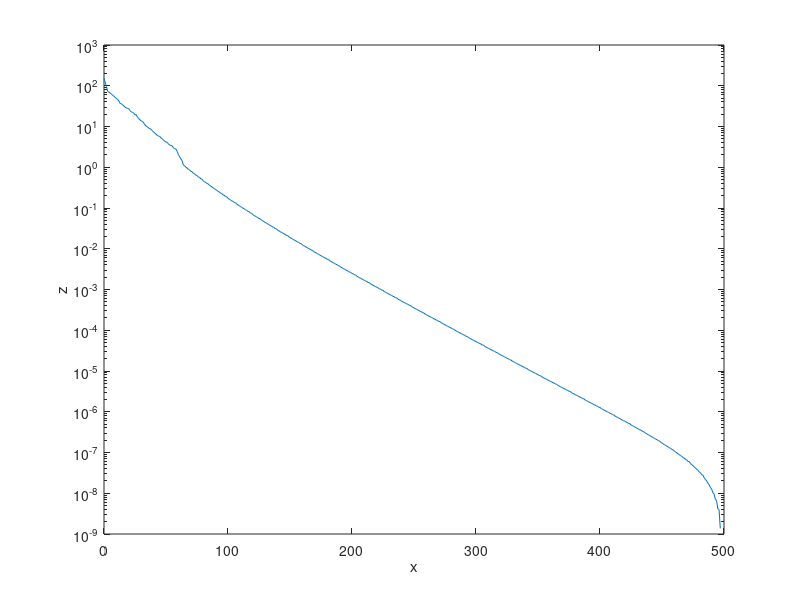
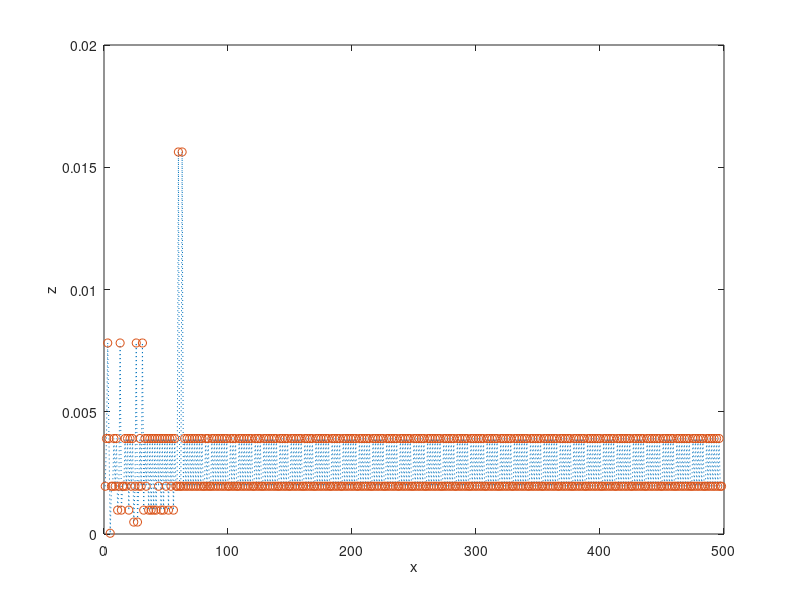
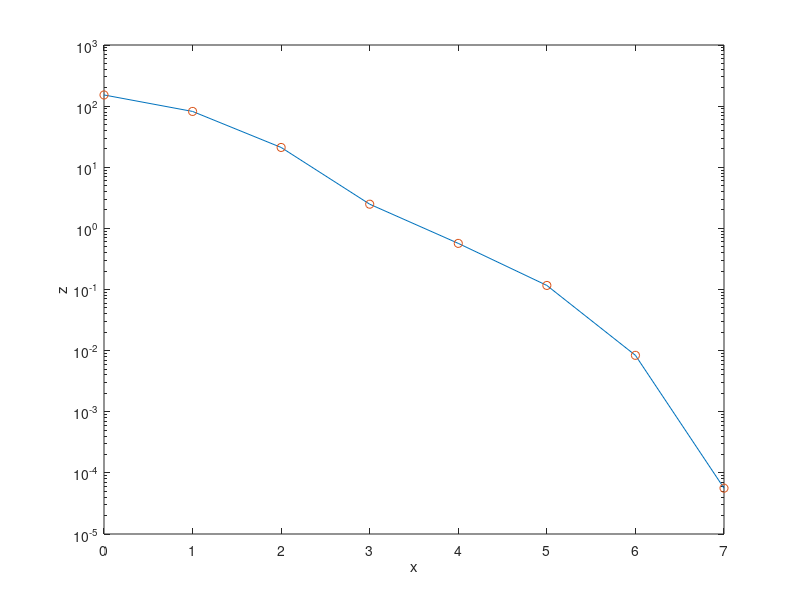
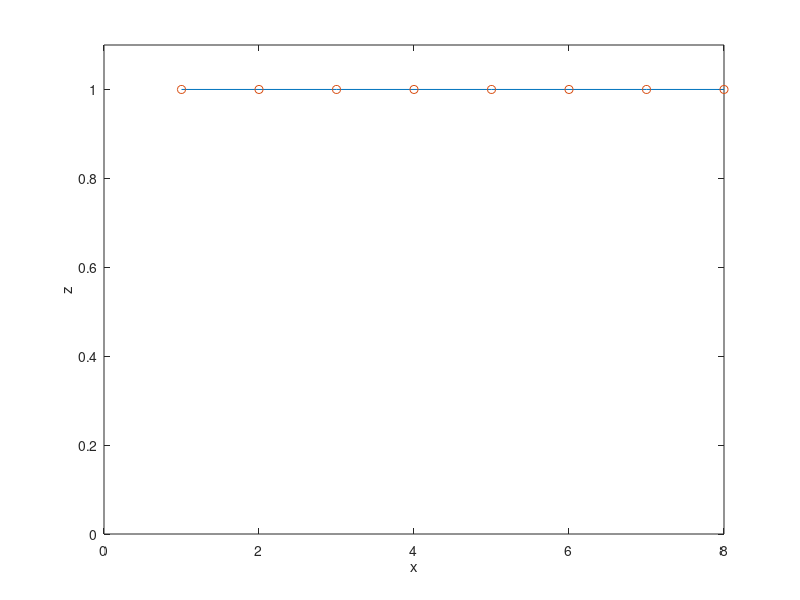

Write MATLAB code to recreate these figures, in order.
clear all
clc
%% Solution 

randn('state',1);
m=200;
n=100;
ALPHA = 0.01;
BETA = 0.5;
MAXITERS = 1000;
NTTOL = 1e-8;
GRADTOL = 1e-3;
% generate random problem
A = randn(m,n);
% gradient method
vals = []; steps = [];
x = zeros(n,1);
for iter = 1:MAXITERS
val = -sum(log(1-A*x)) - sum(log(1+x)) - sum(log(1-x));
vals = [vals, val];
d = 1./(1-A*x);
grad = A'*d - 1./(1+x) + 1./(1-x);
v = -grad;
fprime = grad'*v;
norm(grad)
if norm(grad) < GRADTOL, break; end;
t = 1;
while ((max(A*(x+t*v)) >= 1) | (max(abs(x+t*v)) >= 1)),
t = BETA*t;
end;
while ( -sum(log(1-A*(x+t*v))) - sum(log(1-(x+t*v).^2)) > ...
val + ALPHA*t*fprime )
t = BETA*t;
end;
x = x+t*v;
steps = [steps,t];
end;
optval = vals(length(vals));
figure(1)
semilogy([0:(length(vals)-2)], vals(1:length(vals)-1)-optval, '-');
xlabel('x'); ylabel('z');
figure(2)
plot([1:length(steps)], steps, ':',[1:length(steps)], steps, 'o');
xlabel('x'); ylabel('z');

%% Newton
vals = []; steps = [];
x = zeros(n,1);
for iter = 1:MAXITERS
val = -sum(log(1-A*x)) - sum(log(1+x)) - sum(log(1-x));
vals = [vals, val];
d = 1./(1-A*x);
grad = A'*d - 1./(1+x) + 1./(1-x);
hess = A'*diag(d.^2)*A + diag(1./(1+x).^2 + 1./(1-x).^2);
v = -hess\grad;
fprime = grad'*v
if abs(fprime) < NTTOL, break; end;
t = 1;
while ((max(A*(x+t*v)) >= 1) | (max(abs(x+t*v)) >= 1)),
t = BETA*t;
end;
while ( -sum(log(1-A*(x+t*v))) - sum(log(1-(x+t*v).^2)) > ...
val + ALPHA*t*fprime )
t = BETA*t;
end;
x = x+t*v;
steps = [steps,t];
end;
optval = vals(length(vals));
figure(3)
semilogy([0:(length(vals)-2)], vals(1:length(vals)-1)-optval, '-', ...
[0:(length(vals)-2)], vals(1:length(vals)-1)-optval, 'o');
xlabel('x'); ylabel('z');
figure(4)
plot([1:length(steps)], steps, '-', [1:length(steps)], steps, 'o');
axis([0, length(steps), 0, 1.1]);
xlabel('x'); ylabel('z');
